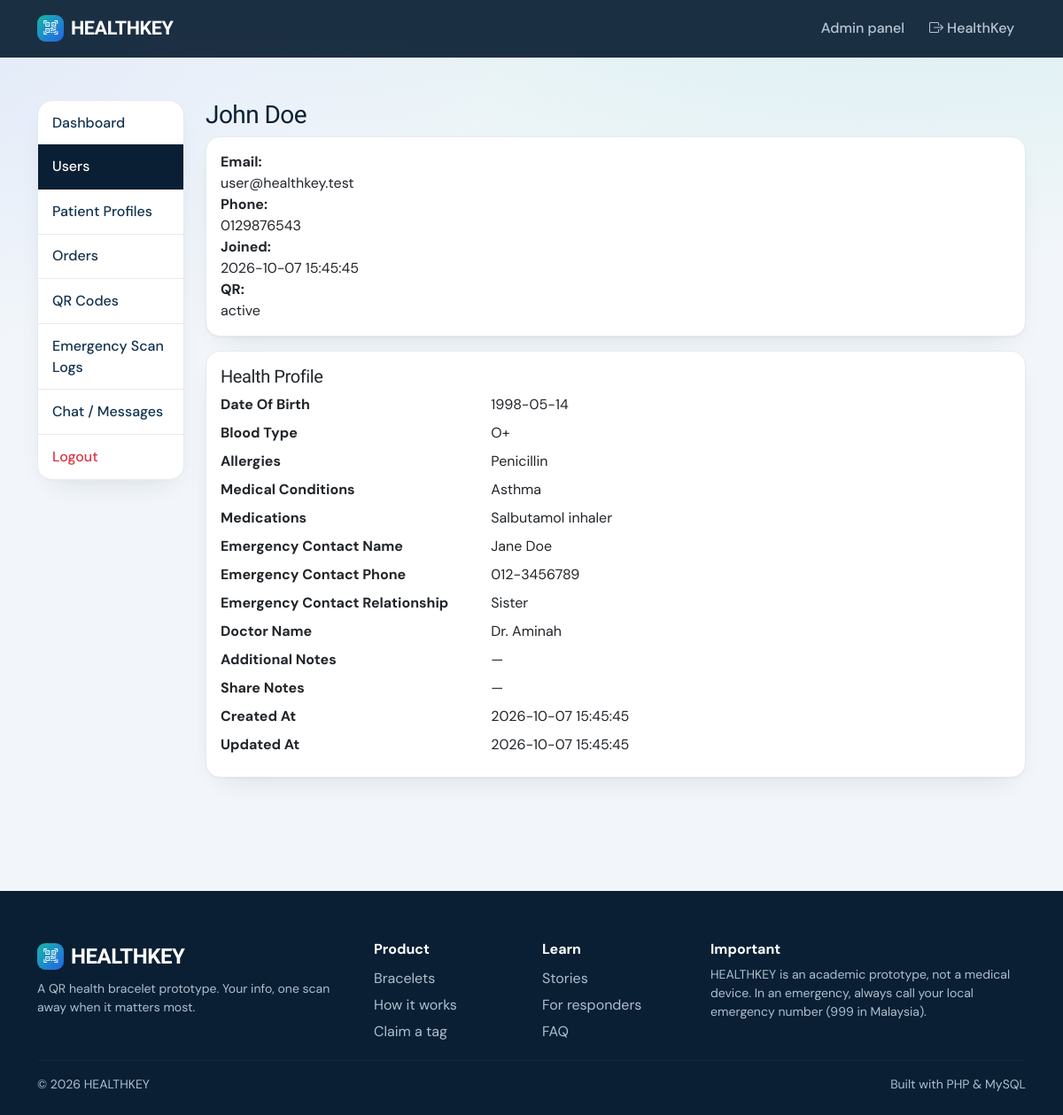
/admin/user-view.php?id=2 (signed in), run on the app's committed database.
### tables this page shows
CREATE TABLE users(id INT AUTO_INCREMENT PRIMARY KEY,name VARCHAR(100) NOT NULL,email VARCHAR(150) NOT NULL UNIQUE,password VARCHAR(255) NOT NULL,phone VARCHAR(30),role ENUM('user','admin') DEFAULT 'user',is_active TINYINT DEFAULT 1,created_at TIMESTAMP DEFAULT CURRENT_TIMESTAMP,updated_at TIMESTAMP DEFAULT CURRENT_TIMESTAMP ON UPDATE CURRENT_TIMESTAMP);

CREATE TABLE qr_codes(id INT AUTO_INCREMENT PRIMARY KEY,user_id INT NULL,unique_token CHAR(64) NOT NULL UNIQUE,status ENUM('unclaimed','claimed','active','disabled') DEFAULT 'unclaimed',created_at TIMESTAMP DEFAULT CURRENT_TIMESTAMP,updated_at TIMESTAMP DEFAULT CURRENT_TIMESTAMP ON UPDATE CURRENT_TIMESTAMP,INDEX(user_id),FOREIGN KEY(user_id) REFERENCES users(id) ON DELETE SET NULL);

### includes/database.php (called while the page is built)
<?php
function db(){static $p;if(!$p){$p=new PDO('mysql:host='.DB_HOST.';dbname='.DB_NAME.';charset=utf8mb4',DB_USER,DB_PASS,[PDO::ATTR_ERRMODE=>PDO::ERRMODE_EXCEPTION,PDO::ATTR_DEFAULT_FETCH_MODE=>PDO::FETCH_ASSOC]);}return $p;}
function q($sql,$a=[]){$s=db()->prepare($sql);$s->execute($a);return $s;}

### includes/auth.php (called while the page is built, shortened)
<?php
function user(){static $u=false;if($u===false){$u=!empty($_SESSION['uid'])?q('SELECT * FROM users WHERE id=? AND is_active=1',[$_SESSION['uid']])->fetch():null;}return $u?:null;}
function require_admin(){$u=user();if(!$u||$u['role']!=='admin'){http_response_code(403);die('You do not have permission to access this page.');}}

### includes/functions.php (called while the page is built, shortened)
<?php
function e($v){return htmlspecialchars((string)$v,ENT_QUOTES,'UTF-8');}
function profile_of($uid){return q('SELECT * FROM patient_profiles WHERE user_id=?',[$uid])->fetch();}
function qr_of($uid){return q('SELECT * FROM qr_codes WHERE user_id=?',[$uid])->fetch();}

### admin/user-view.php (the view)
<?php require '_top.php';
$r=q('SELECT * FROM users WHERE id=?',[(int)($_GET['id']??0)])->fetch();if(!$r){echo '<div class="alert alert-danger">User not found.</div>';require '_bottom.php';exit;}
$p=profile_of($r['id']);$qr=qr_of($r['id']);?>
<h3><?=e($r['name'])?></h3><div class="card p-3 mb-3"><b>Email:</b> <?=e($r['email'])?> &nbsp; <b>Phone:</b> <?=e($r['phone'])?> &nbsp; <b>Joined:</b> <?=e($r['created_at'])?> &nbsp; <b>QR:</b> <?=$qr?e($qr['status']):'none'?></div>
<div class="card p-3"><h5>Health Profile</h5><?php if(!$p):?><p class="text-muted">Not completed.</p><?php else:?><dl class="row mb-0"><?php foreach($p as $k=>$v){if(in_array($k,['id','user_id']))continue;echo '<dt class="col-sm-4">'.e(ucwords(str_replace('_',' ',$k))).'</dt><dd class="col-sm-8">'.e($v?:'—').'</dd>';}?></dl><?php endif;?></div>
<?php require '_bottom.php';

### includes/header.php (shortened to what this page needs)
<?php require_once __DIR__.'/bootstrap.php'; $u=user(); $title=$title??'HEALTHKEY'; ?>
<!doctype html><html lang="en"><head><meta charset="utf-8"><meta name="viewport" content="width=device-width,initial-scale=1">
<link href="https://cdn.jsdelivr.net/npm/bootstrap@5.3.3/dist/css/bootstrap.min.css" rel="stylesheet">
<link href="https://cdn.jsdelivr.net/npm/bootstrap-icons@1.11.3/font/bootstrap-icons.css" rel="stylesheet">
<link href="<?=BASE_URL?>/assets/css/style.css" rel="stylesheet"></head><body>
<nav class="navbar navbar-expand-lg navbar-dark hk-nav"><div class="container">
<a class="navbar-brand text-white" href="<?=BASE_URL?>/"><span class="brand-dot"><i class="bi bi-qr-code-scan"></i></span>HEALTHKEY</a>
<div class="collapse navbar-collapse" id="n"><ul class="navbar-nav ms-auto align-items-lg-center">
<?php if($u&&$u['role']==='admin'):?><li class="nav-item"><a class="nav-link" href="<?=BASE_URL?>/admin/messages.php">Admin panel <span class="hk-badge" style="display:none">0</span></a></li>
<?php endif; if($u):?><li class="nav-item"><a class="nav-link" href="<?=BASE_URL?>/logout.php"><i class="bi bi-box-arrow-right"></i> <?=e(explode(' ',$u['name'])[0])?></a></li>
<?php endif;?>
</ul></div></div></nav><main class="container py-4 py-lg-5" id="top"><?=flash()?>

### assets/css/style.css (style rules this page uses)
:root { --ink:#0A1F33;--ink2:#12324F;--teal:#14B8A6;--teal-d:#0D9488;--blue:#2563EB;--alert:#F0484B;--paper:#F2F6FA;--line:#E3EAF1;--mute:#64748B;--r:16px }
* { -webkit-font-smoothing:antialiased }
body { font-family:'DM Sans',system-ui,sans-serif;background:var(--paper);color:var(--ink);background-image:radial-gradient(900px 400px at 85% -100px,rgba(20,184,166,.13),transparent),radial-gradient(700px 400px at -10% 0,rgba(37,99,235,.09),transparent);background-repeat:no-repeat }
h1,h2,h3,h4,h5,.navbar-brand,.stat { font-family:'Bricolage Grotesque','DM Sans',sans-serif;letter-spacing:-.02em }
a { color:var(--blue) }
.hk-nav { background:rgba(10,31,51,.92)!important;backdrop-filter:blur(10px);position:sticky;top:0;z-index:50;padding:.7rem 0 }
.navbar-brand { font-weight:800;font-size:1.35rem;display:flex;align-items:center;gap:.5rem }
.brand-dot { width:30px;height:30px;border-radius:9px;background:linear-gradient(135deg,var(--teal),var(--blue));display:grid;place-items:center;font-size:1rem }
.hk-nav .nav-link { color:#b8c7d6!important;font-weight:500;border-radius:10px;padding:.45rem .8rem!important;margin-left:.15rem }
.card { background:#fff;border:1px solid var(--line);border-radius:var(--r);box-shadow:0 1px 2px rgba(10,31,51,.04),0 12px 32px -18px rgba(10,31,51,.18) }

### data on the page
users: name "HealthKey"
users: name "John Doe", email "user@healthkey.test", phone "0129876543", created_at "2026-10-07 15:45:45"
qr_codes: status "active"

### other printed values
$l "Dashboard"
$l "Users"
$l "Patient Profiles"
$l "Orders"
$l "QR Codes"
$l "Emergency Scan Logs"
$l "Chat / Messages"
str_replace('_',' ',$k) "Date Of Birth"
$v?:'—' "1998-05-14"
str_replace('_',' ',$k) "Blood Type"
$v?:'—' "O+"
str_replace('_',' ',$k) "Allergies"
$v?:'—' "Penicillin"
str_replace('_',' ',$k) "Medical Conditions"
$v?:'—' "Asthma"
